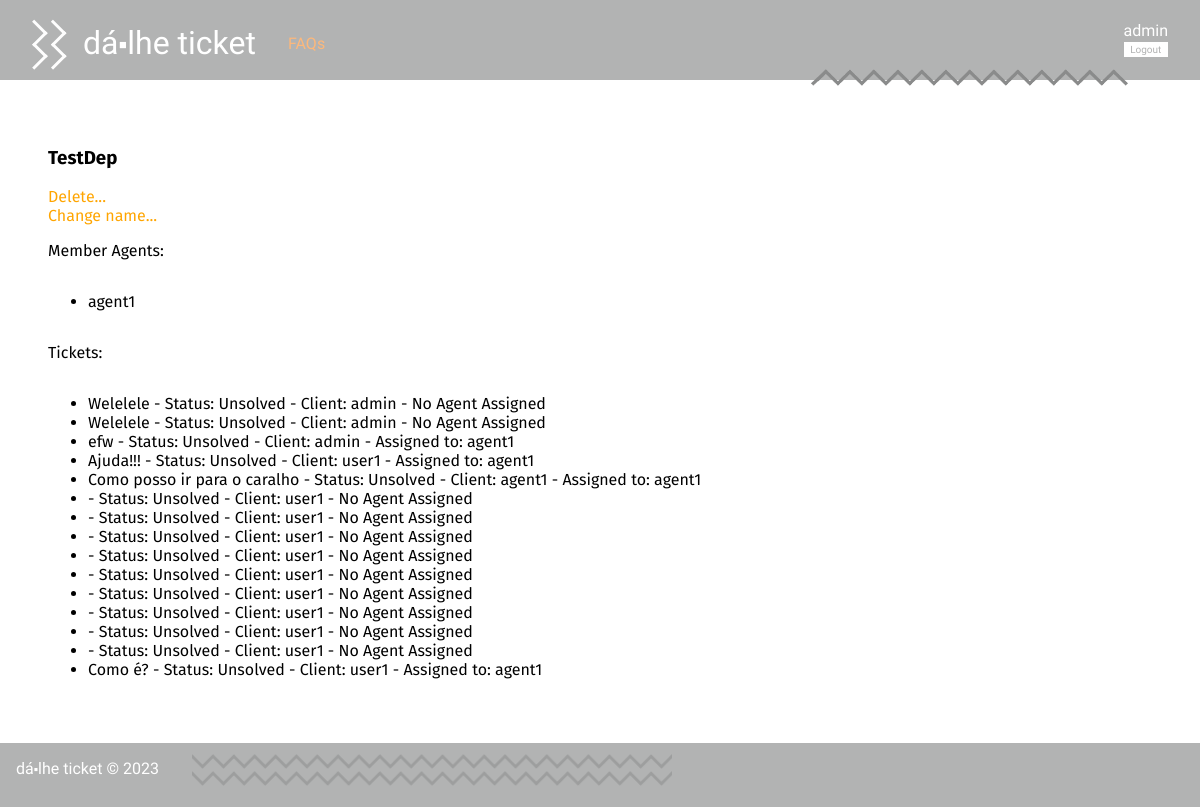
Before: /pages/departmentDetails.php?name=TestDep (signed in) with the older database file.
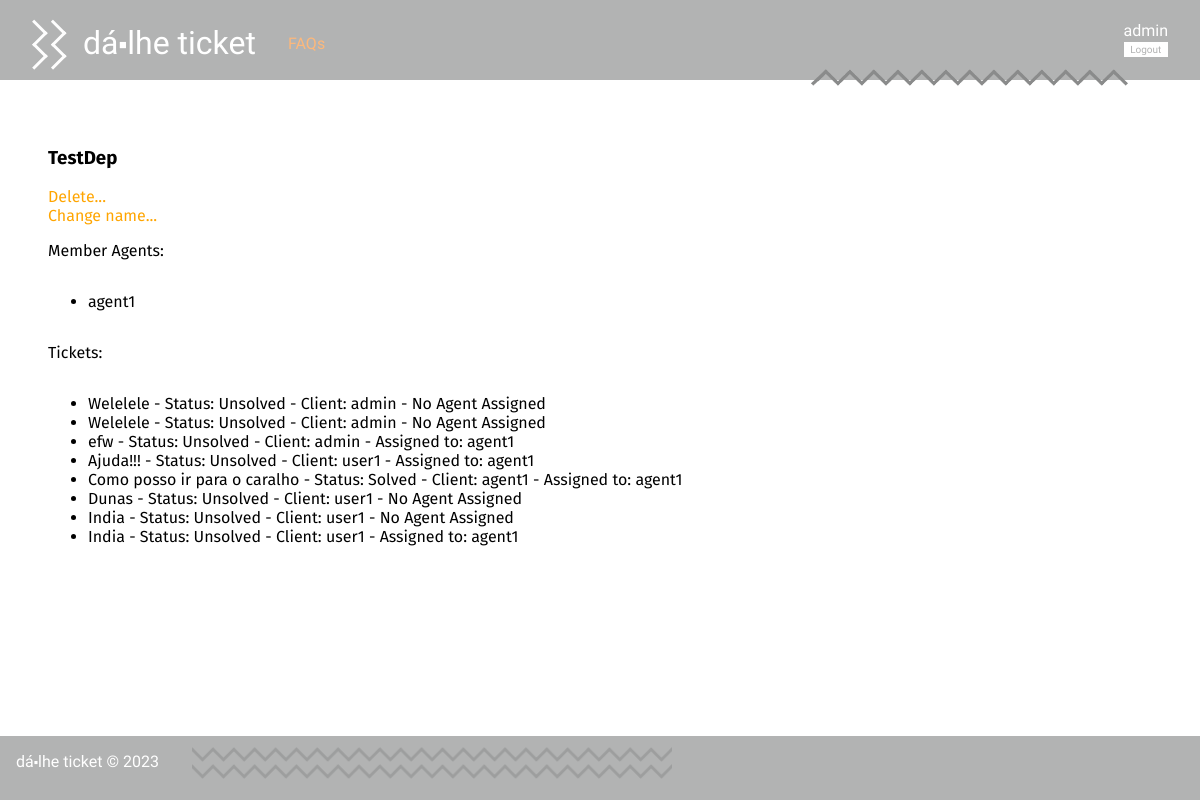
After: the same page with the newer database file.
### tables this page shows
CREATE TABLE Department(
   name varchar(20) primary key
);

CREATE TABLE User(
   name varchar(60) not null,
   username varchar(20) primary key,
   email varchar(60) not null,
   password varchar(40) not null,
   type varchar(5) not null, /*user, agent, admin*/
   department varchar(20)
, ticket_count integer default 0, closed_tickets integer default 0);

CREATE TABLE Ticket(
   id integer primary key autoincrement,
   title varchar(60) not null,
   client varchar(20) not null,
   agent varchar(20),
   status varchar(10) not null,
   department varchar(20),
   foreign key (client) references User(username),
   foreign key (agent) references User(username),
   foreign key (department) references Department(name)
);

### utils/session.php (called while the page is built, shortened)
<?php
  class Session {
    public function isLoggedIn() : bool {
      return isset($_SESSION['id']);
    }
    public function getName() : ?string {
      return isset($_SESSION['name']) ? $_SESSION['name'] : null;
    }
  }
?>

### database/user.class.php (called while the page is built, shortened)
<?php
class User{
  public function __construct(string $name, string $username, string $email, string $type, string $department, int $ticket_count, int $closed_tickets){
    $this->username = $username;
    $this->type = $type;
  }
  static public function getUserByUsername(PDO $db, string $username) : User {
    $stmt = $db->prepare('SELECT * from User where username = ?');
    $stmt->execute(array($username));
    $user = $stmt->fetchAll()[0];
    return new User(
      $user['name'],
      $user['username'],
      $user['email'],
      $user['type'],
      $user['department'],
      intval($user['ticket_count']),
      intval($user['closed_tickets'])
    );
  }
}
?>

### database/department.class.php (called while the page is built, shortened)
<?php
  require_once(__DIR__ . '/../database/ticket.class.php');
  class Department{
    public string $name;
    public function __construct(string $name){
      $this->name = $name;
    }
    public function getMemberAgents(PDO $db) : array {
      $stmt = $db->prepare('SELECT * FROM User WHERE department = ?');
      $stmt->execute(array($this->name));
      $agents = array();
      while ($agent = $stmt->fetch()) {
        $agents[] = new User(
          $agent['name'],
          $agent['username'],
          $agent['email'],
          $agent['type'],
          $agent['department'],
          intval($agent['ticket_count']),
          intval($agent['closed_tickets'])
        );
      }
      return $agents;
    }
    static public function getDepartmentByName(PDO $db, string $name) {
      $stmt = $db->prepare('SELECT * FROM Department WHERE name = ?');
      $stmt->execute(array($name));
      $query = $stmt->fetchAll()[0];
      return new Department($query['name']);
    }
  }
?>

### database/ticket.class.php (called while the page is built, shortened)
<?php
class Ticket {
    public function __construct(int $id, string $title, string $client, ?string $agent, string $status, string $department) {
        $this->id = $id;
        $this->title = $title;
        $this->client = $client;
        $this->agent = $agent;
        $this->status = $status;
    }
    static public function getAllTicketsInDepartment(PDO $db, string $name) : array {
        $stmt = $db->prepare("
            SELECT id, title, client, agent, status, department
            FROM Ticket
            WHERE department = ?
        ");
        $stmt->execute(array($name));
        $tickets = array();
        while($ticket = $stmt->fetch()){
            $tickets[] = new Ticket(
            $ticket['id'],
            $ticket['title'],
            $ticket['client'],
            $ticket['agent'],
            $ticket['status'],
            $ticket['department']
            );
        }
        return $tickets;
    }
}
?>

### templates/departmentDetails.tpl.php (the view, shortened to what this page needs)
<?php
require_once(__DIR__ . '/../database/department.class.php');
require_once(__DIR__ . '/../database/ticket.class.php');
require_once(__DIR__ . '/../database/connection.db.php');
function drawDepartment(Department $department) : void {
        global $session, $db;
?>
    <h3 class="name"><?= $department->name ?></h3>
    <div class="dep_options">
        <a href="../actions/action_delete_department.php?name=<?= $department->name ?>">Delete...</a>
        <br>
        <a href="../pages/change_department_name.php?name=<?= $department->name ?>">Change name...</a>
    </div>
    <p> Member Agents: </p>
    <ul class="search_list">
<?php
    foreach ($department->getMemberAgents($db) as $agent) {
?>
    <li>
        <a href="../pages/profile.php?username=<?= $agent->username ?>"><?= $agent->username ?></a>
    </li>
<?php
    }
?>
    </ul>
    <p> Tickets: </p>
    <ul class="ticket_list">
<?php
    foreach (Ticket::getAllTicketsInDepartment($db, $department->name) as $ticket) {
?>
    <li>
        <a href="../pages/ticket.php?id=<?= $ticket->id ?>"><?= $ticket->title ?>
        - Status: <?= $ticket->status ?>
        - Client: <?= $ticket->client ?>
        <?php if($ticket->agent != null) { ?>
        - Assigned to: <?= $ticket->agent ?></a>
        <?php } else {?>
        - No Agent Assigned</a>
        <?php } ?>
    </li>
<?php
    }
?>
    </ul>
<?php
    }
?>

### pages/departmentDetails.php (shortened to what this page needs)
<?php
    require_once(__DIR__ . '/../templates/common.tpl.php');
    require_once(__DIR__ . '/../templates/departmentDetails.tpl.php');
    require_once(__DIR__ . '/../utils/session.php');
    require_once(__DIR__ . '/../database/connection.db.php');
    require_once(__DIR__ . '/../database/department.class.php');
    require_once(__DIR__ . '/../database/user.class.php');
    $session = new Session();
    $db = getDatabaseConnection();
    $user = User::getUserByUsername($db, $session->getName());
    $department = Department::getDepartmentByName($db, $_GET['name']);
   if($user->type == 'agent' && $user->department == null && $_GET['name'] == ''){
      drawHeader();
      echo "<h4> Sorry, you aren't yet associated with a department.</h4>";
      drawFooter();
   } else {
      drawHeader();
      drawDepartment($department);
      drawFooter();
   }
?>

### templates/common.tpl.php (shortened to what this page needs)
<?php
  $name = 'Dá⬝lhe Ticket';
  require_once(__DIR__ . '/../utils/session.php');
  $session = new Session();
?>
<?php function drawHeader(bool $is_index = false) {
  global $session; ?>
<!DOCTYPE html>
<html lang="en-US">
  <head>
    <?php if($is_index){ ?>
      <link rel="stylesheet" href="../css/index.css">
      <link rel="stylesheet" href="../css/animation.css">
      <script src="../js/animation.js" defer></script>
    <?php } else { ?>
      <link rel="stylesheet" href="../css/style.css">
      <link rel="stylesheet" href="../css/header.css">
    <?php } ?>
  </head>
  <body>
    <header>
      <h1 class="hidden"><a href="/"><?php global $name; echo $name; ?></a></h1>
      <section class="header_options hidden">
        <a href="../pages/faqs.php" class="faqs">FAQs</a>
      </section>
      <section class="header_login hidden">
        <?php
          if ($session->isLoggedIn()) {
            drawLogoutForm($session);
          } else {
            drawLoginForm($session);
          } ?>
      </section>
      <img src="../img/riscas4.png" class="riscas_header">
    </header>
    <main>
<?php } ?>
<?php function drawFooter() { ?>
    </main>
    <footer class="hidden">
      <?php global $name; echo $name; ?> &copy; 2023
      <img src="../img/riscas2.png" class="riscas_footer">
    </footer>
  </body>
</html>
<?php } ?>
<?php function drawLogoutForm(Session $session) { ?>
  <form action="../actions/action_logout.php" method="post" class="logout hidden">
    <a href="../pages/profile.php?username=<?=$session->getName()?>"><?=$session->getName()?></a>
    <button type="submit">Logout</button>
  </form>
<?php } ?>

### css/style.css (style rules this page uses)
body { font-family: 'Allerta Stencil', sans-serif; margin: 0; padding: 0; display: grid; grid-template-columns: auto; grid-template-rows: 5em auto 4em; grid-template-areas: "header" "main" "footer"; min-height: 100vh; background-color: #b2b3b3; }
header:first-of-type { grid-area: header; }
footer:last-of-type { max-height: 5em; color: #ffffff; background-color: #b2b3b3; grid-area: footer; padding: 1em; }
main { font-family: 'Fira Sans', sans-serif; display: grid; justify-content: start; align-content: start; grid-area: main; background-color: #ffffff; padding: 3em; }
footer * { display: block; }
footer { text-transform: lowercase; }
form * { display: block; }
a { text-decoration: none; color: orange; }
button { background-color: #b2b3b3; color: #ffffff; border: none; border-radius: 0.5em; padding: 0.5em; font-size: 1em; font-weight: 100; cursor: pointer; margin: 1em 0; }
.search_list a { color: black; }
p { overflow-wrap: break-word; }
.ticket_list a { color: black; text-decoration: none; }
.riscas_footer { position: relative; bottom: 1.5em; left: 11em; z-index: 100000; }
img.riscas_footer { height: 2em; width: 40vw; object-fit: cover; }

### css/header.css (style rules this page uses)
header:first-of-type { display: grid; place-items: center; justify-items: center; align-items: center; background-color: #b2b3b3; color: #ffffff; grid-template-columns: 18rem auto 5rem; grid-template-rows: auto; grid-template-areas: "logo options login"; }
header:first-of-type * { padding: 0; margin: 0; }
header:first-of-type a { text-decoration: none; color: #ffffff; padding: 0; margin: 0; }
header:first-of-type h1 { grid-area: logo; text-transform: lowercase; padding-bottom: 1rem; font-weight: 100; }
header:first-of-type h1 a { margin-left: 1rem; margin-bottom: 10rem; }
header:first-of-type h1:before { content: url("../img/riscas.png"); position:relative; z-index:100000; top:0.5em; }
header:first-of-type .header_options { grid-area: options; justify-self: start; align-self: center; padding-top: 0.4rem; color: #ef7f1a; }
header:first-of-type .header_options a { color: #fdb87b; }
header:first-of-type .header_login { grid-area: login; display: grid; justify-self: end; align-self: center; padding-right: 2em; }
header:first-of-type .logout { display: grid; grid-template-columns: auto; grid-template-rows: auto auto; grid-template-areas: "username" "logout"; justify-items: start; align-items: center; }
header:first-of-type .logout a { grid-area: username; }
header:first-of-type .logout button { grid-area: logout; justify-self: stretch; align-self: stretch; font-size: x-small; }
header:first-of-type button { background-color: #ffffff; color: #b2b3b3; padding: 0.2em; margin: 0.2em 0; border-radius: 0; font-family: 'Allerta Stencil', sans-serif; transition: color, 0.5s; }
header:first-of-type .riscas_header { position: absolute; top: 4.25em; right: 6vw; }
header:first-of-type img.riscas_header { width: 20em; }

Changed rows visible on the page:
removed ticket: status "Unsolved", client "user1", shows "- No Agent Assigned"
removed ticket: status "Unsolved", client "user1", shows "- No Agent Assigned"
removed ticket: status "Unsolved", client "user1", shows "- No Agent Assigned"
removed ticket: status "Unsolved", client "user1", shows "- No Agent Assigned"
removed ticket: status "Unsolved", client "user1", shows "- No Agent Assigned"
removed ticket: status "Unsolved", client "user1", shows "- No Agent Assigned"
removed ticket: title "Como é?", status "Unsolved", client "user1", agent "agent1"
changed ticket "Como posso ir para o caralho": status "Unsolved" → "Solved"
changed ticket: title (not shown) → "Dunas"
changed ticket (number 7 of 8 on the later page): title (not shown) → "India"
changed ticket (number 8 of 8 on the later page): title (not shown) → "India"; agent (not shown) → "agent1"; agent "- No Agent Assigned" → "- Assigned to:"
